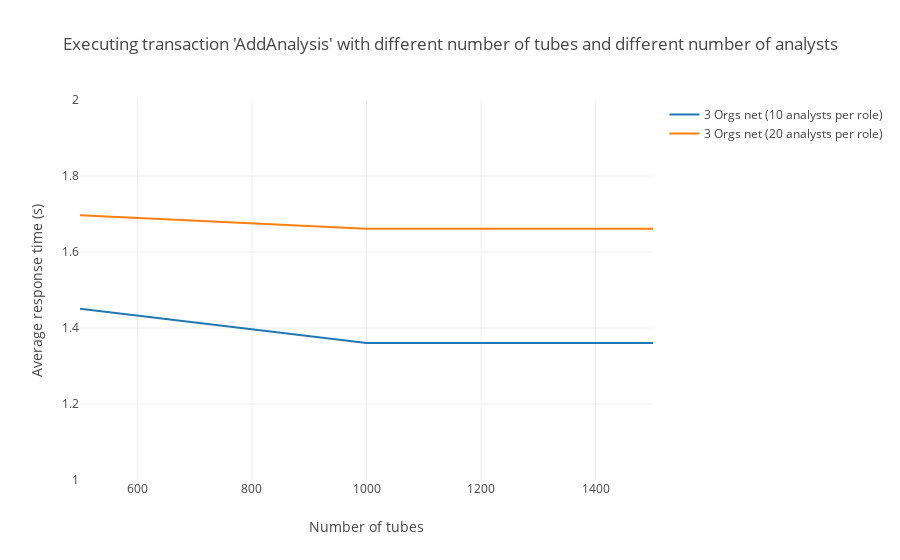

This figure's notebook cell:
### Markdown cell above
### Average times when executing tx 'AddAnalysis' (250 KB file size) by analysts

### Code cell
# 3 Orgs net data
threeOrgs10 = [1.4509, 1.3605, 1.3605] #el último valor aún es dummy
threeOrgs20 = [1.6969, 1.6610, 1.6610] #el último valor aún es dummy
# 5 Orgs net data
#fiveOrgs10 = [2.2852, 2.1202, 1.8744]
#fiveOrgs20 = [2.2852, 2.1202, 1.8744]

avgAnalysis("250 KB", threeOrgs10, threeOrgs20)
#avgAnalysis("250 KB", threeOrgs10, threeOrgs20, fiveOrgs10, fiveOrgs20)

### Figure 1 — Plotly figure (JSON) as saved in the notebook; plotly's stock layout.template omitted (floating-point values rounded to 4 significant figures)
{"data": [{"mode": "lines", "name": "3 Orgs net (10 analysts per role)", "type": "scatter", "uid": "25a9ae87-1287-4cf9-a15b-08146848eb36", "x": [500, 1000, 1500], "y": [1.451, 1.361, 1.361]}, {"mode": "lines", "name": "3 Orgs net (20 analysts per role)", "type": "scatter", "uid": "b98dc935-fdc8-49f5-b5fb-1deb6ce63d95", "x": [500, 1000, 1500], "y": [1.697, 1.661, 1.661]}], "layout": {"barmode": "group", "title": {"text": "Executing transaction 'AddAnalysis' with different number of tubes and different number of analysts"}, "xaxis": {"range": [500, 1500], "title": {"text": "Number of tubes"}}, "yaxis": {"range": [1, 2], "title": {"text": "Average response time (s)"}}}}
